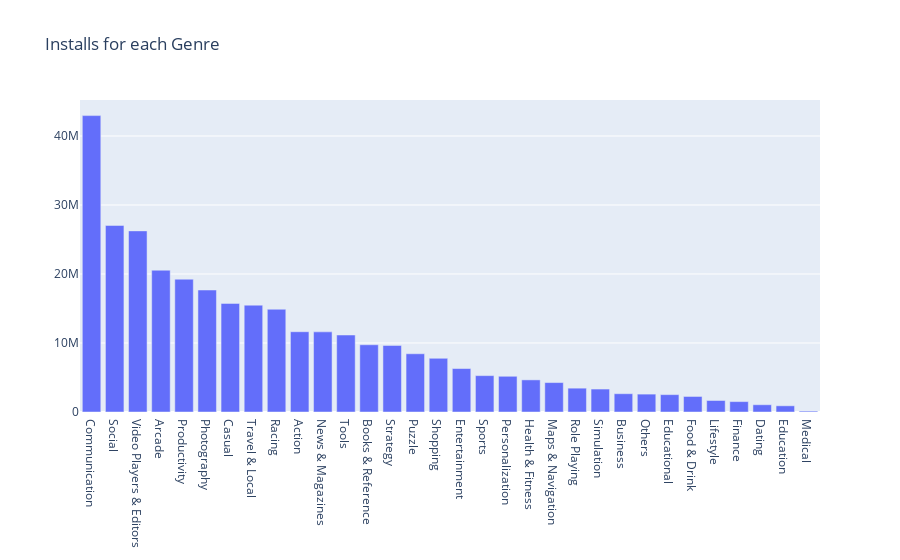

The cell this chart's notebook holds for it:
### Code cell
df_for_genre_plot = df[['genre_clubbed', 'Installs']].groupby(['genre_clubbed'], as_index=False).mean().sort_values(by = 'Installs',ascending = False)

trace1 = go.Bar(
    x=df_for_genre_plot['genre_clubbed'],  
    y=df_for_genre_plot['Installs']
   
)
data =[trace1]
layout = go.Layout(title = "Installs for each Genre")
fig = go.Figure(data = data, layout = layout)
fig.show()

### Figure 1 — Plotly figure (JSON) as saved in the notebook; plotly's stock layout.template omitted (floating-point values rounded to 4 significant figures)
{"data": [{"type": "bar", "x": ["Communication", "Social", "Video Players & Editors", "Arcade", "Productivity", "Photography", "Casual", "Travel & Local", "Racing", "Action", "News & Magazines", "Tools", "Books & Reference", "Strategy", "Puzzle", "Shopping", "Entertainment", "Sports", "Personalization", "Health & Fitness", "Maps & Navigation", "Role Playing", "Simulation", "Business", "Others", "Educational", "Food & Drink", "Lifestyle", "Finance", "Dating", "Education", "Medical"], "y": [42950000.0, 27030000.0, 26250000.0, 20550000.0, 19250000.0, 17680000.0, 15740000.0, 15480000.0, 14890000.0, 11630000.0, 11610000.0, 11160000.0, 9742000.0, 9650000.0, 8438000.0, 7780000.0, 6295000.0, 5271000.0, 5177000.0, 4655000.0, 4265000.0, 3454000.0, 3326000.0, 2650000.0, 2592000.0, 2517000.0, 2252000.0, 1668000.0, 1508000.0, 1052000.0, 898600.0, 131600.0]}], "layout": {"title": {"text": "Installs for each Genre"}}}
